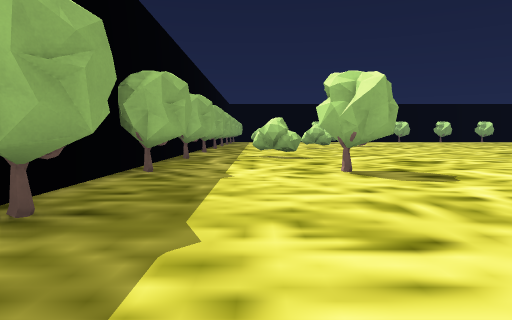
[1] (above)

21 first-person views from a walk through a Godot game level. The camera is 1.3 m above the floor, tilts 4° down and sees 70° across. The floor is counted in squares, 2.21 m on a side. Each view is taken from the middle of a square. On the plan, view 1 faces up. The plan holds only what a view shows up to about 10 squares ahead; the rest is blank.

[2]
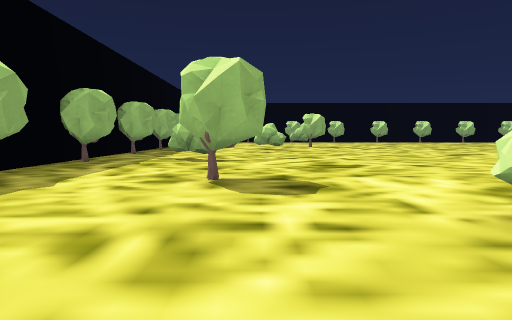

[3]
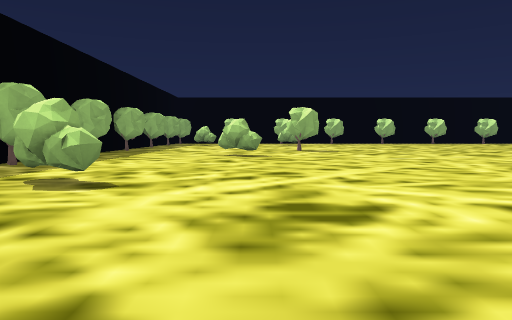

[4]
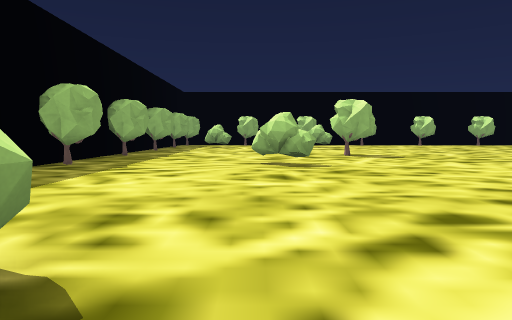

[5]
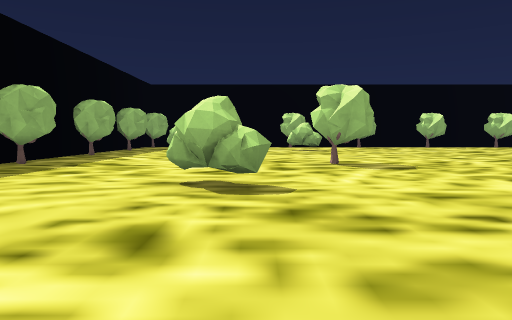

[6]
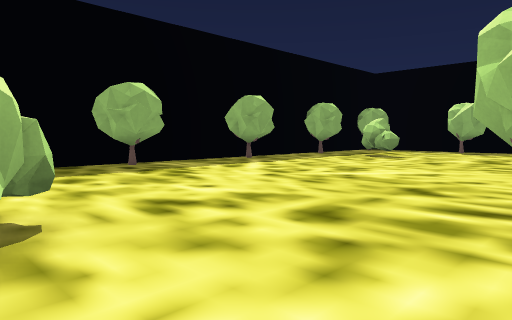

[7]
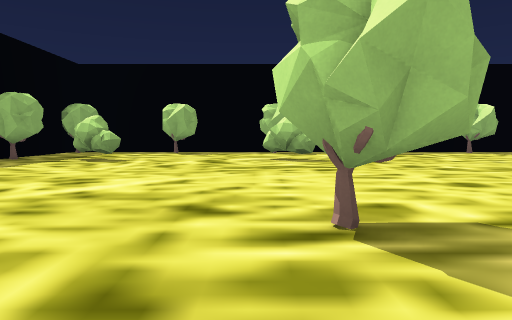

[8]
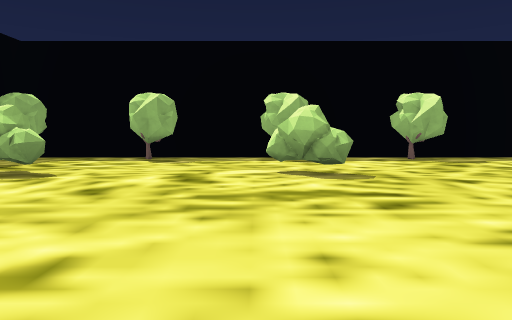

[9]
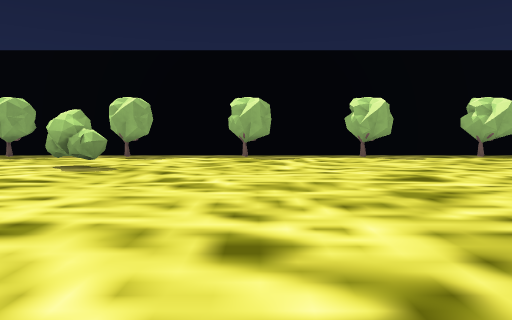

[10]
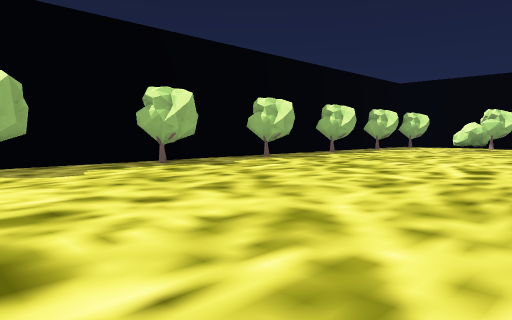

[11]
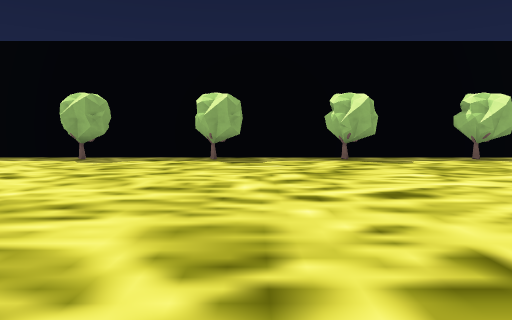

[12]
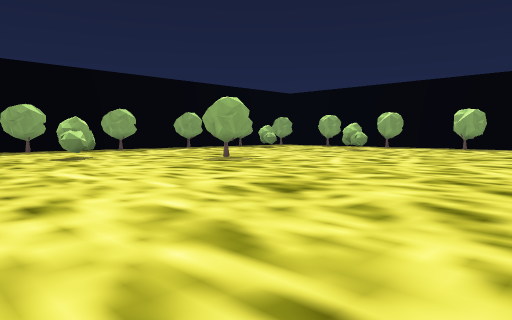

[13]
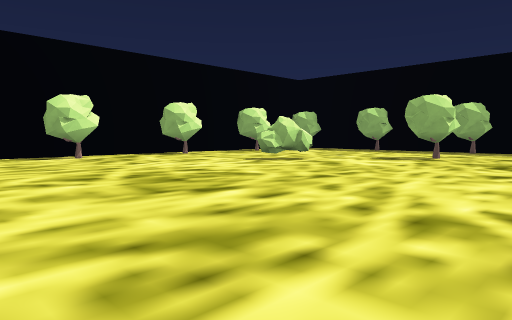

[14]
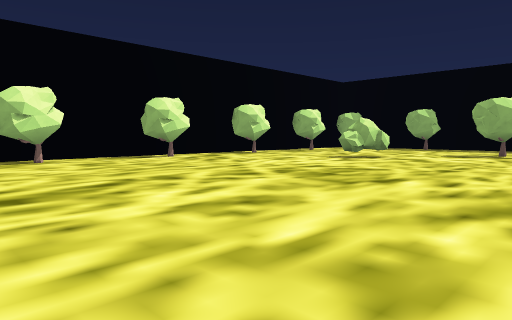

[15]
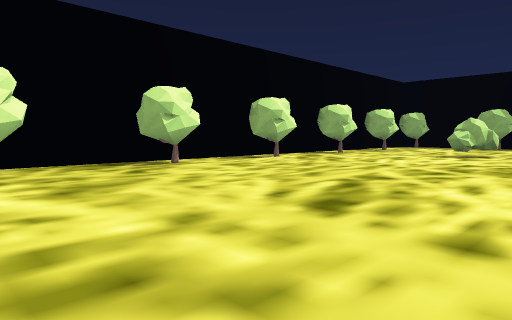

[16]
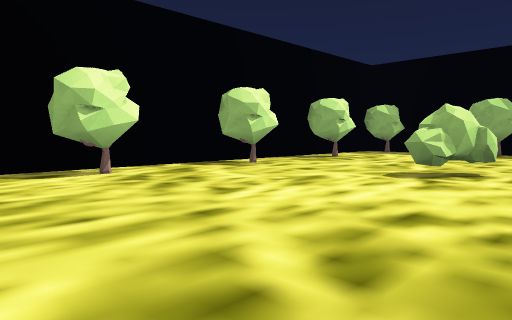

[17]
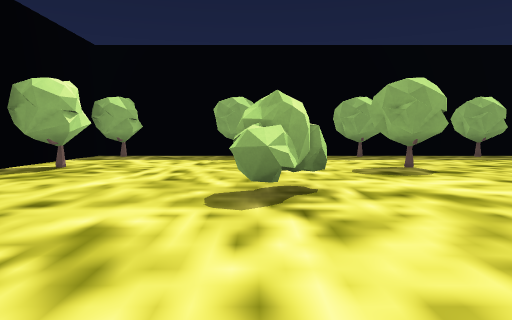

[18]
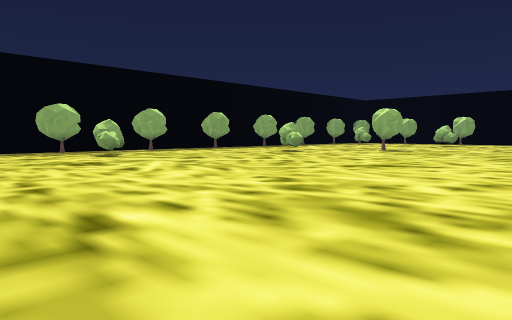

[19]
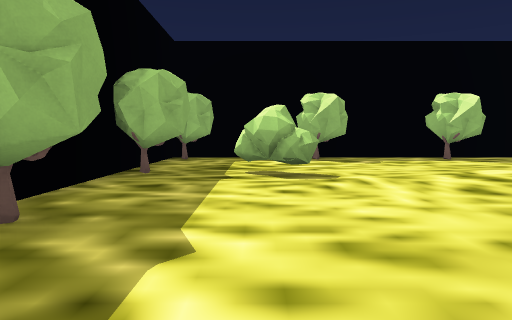

[20]
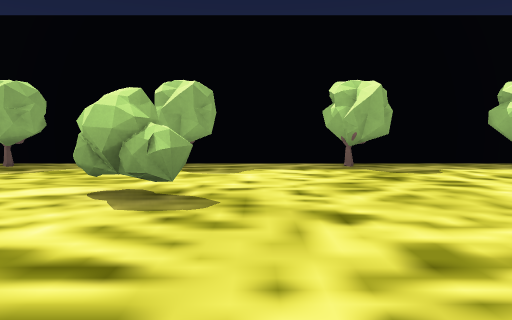

[21]
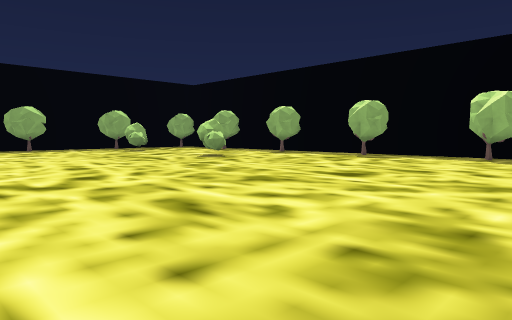

### Floor plan
Key: @ floor where view 1 was taken; # wall or solid block; x gap in a wall; . floor; B bush.
Columns run from 2 left of view 1 to 21 right of it. Each row starts with its distance up from view 1.
 28 ##.##..#..#..#..#..#..##
 27 #......................
 26 #......................
 25 #xB....B...............
 24 #.BB...B................
 23 #.......................
 22 #....................
 21 #...................
 20 #..................
 19 #............... .
 18 #......#........
 17 #.............
 16 #.............
 15 #...BB.........
 14 #..............
 13 #..............
 12 #..............
 11 #............
 10 #.B..........
  9 #xBB..........
  8 #...............
  7 #...............
  6 #...#.............
  5 #.................
  4 #.................
  3 #.....BB..........
  2 #................
  1 #................
  0 #.@..............
 -1 ##.##..#..#..#..#

Where each view was taken, in squares from view 1:
view 1: 0 up, 0 right, facing up
view 2: 1 up, 2 right, facing up
view 3: 5 up, 3 right, facing up
view 4: 8 up, 2 right, facing up
view 5: 11 up, 3 right, facing up
view 6: 15 up, 5 right, facing up-left
view 7: 16 up, 4 right, facing up
view 8: 19 up, 4 right, facing up
view 9: 18 up, 8 right, facing up
view 10: 21 up, 10 right, facing up-right
view 11: 19 up, 15 right, facing up
view 12: 12 up, 12 right, facing up-left
view 13: 9 up, 11 right, facing down-left
view 14: 8 up, 13 right, facing down-left
view 15: 6 up, 15 right, facing down-left
view 16: 5 up, 10 right, facing down-left
view 17: 3 up, 8 right, facing left
view 18: 5 up, 11 right, facing up-left
view 19: 19 up, 0 right, facing up
view 20: 21 up, 6 right, facing up
view 21: 18 up, 13 right, facing up-left
